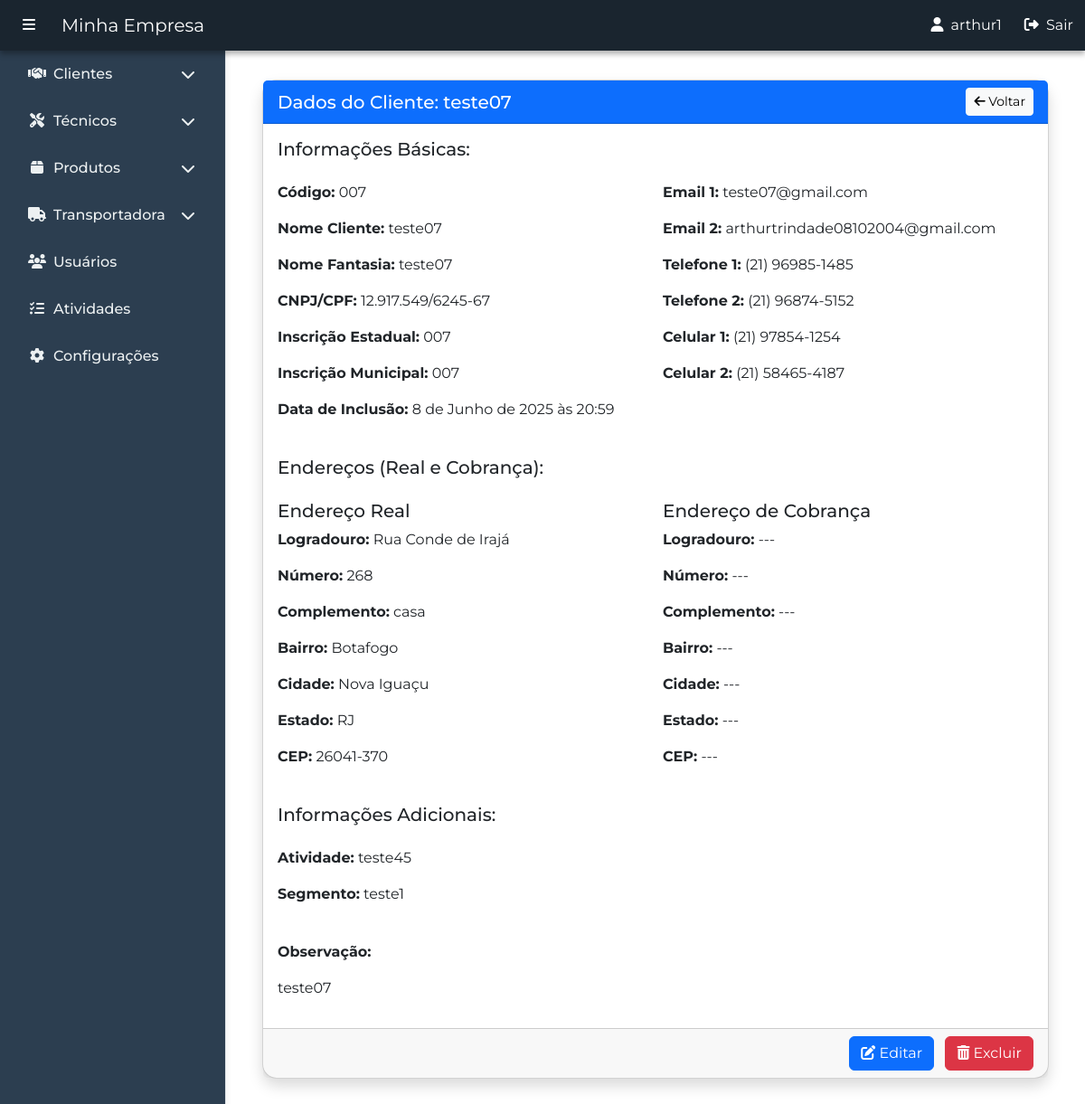
Before: /pt-br/clientes/clientes/ver/12/ (signed in) with the older database file.
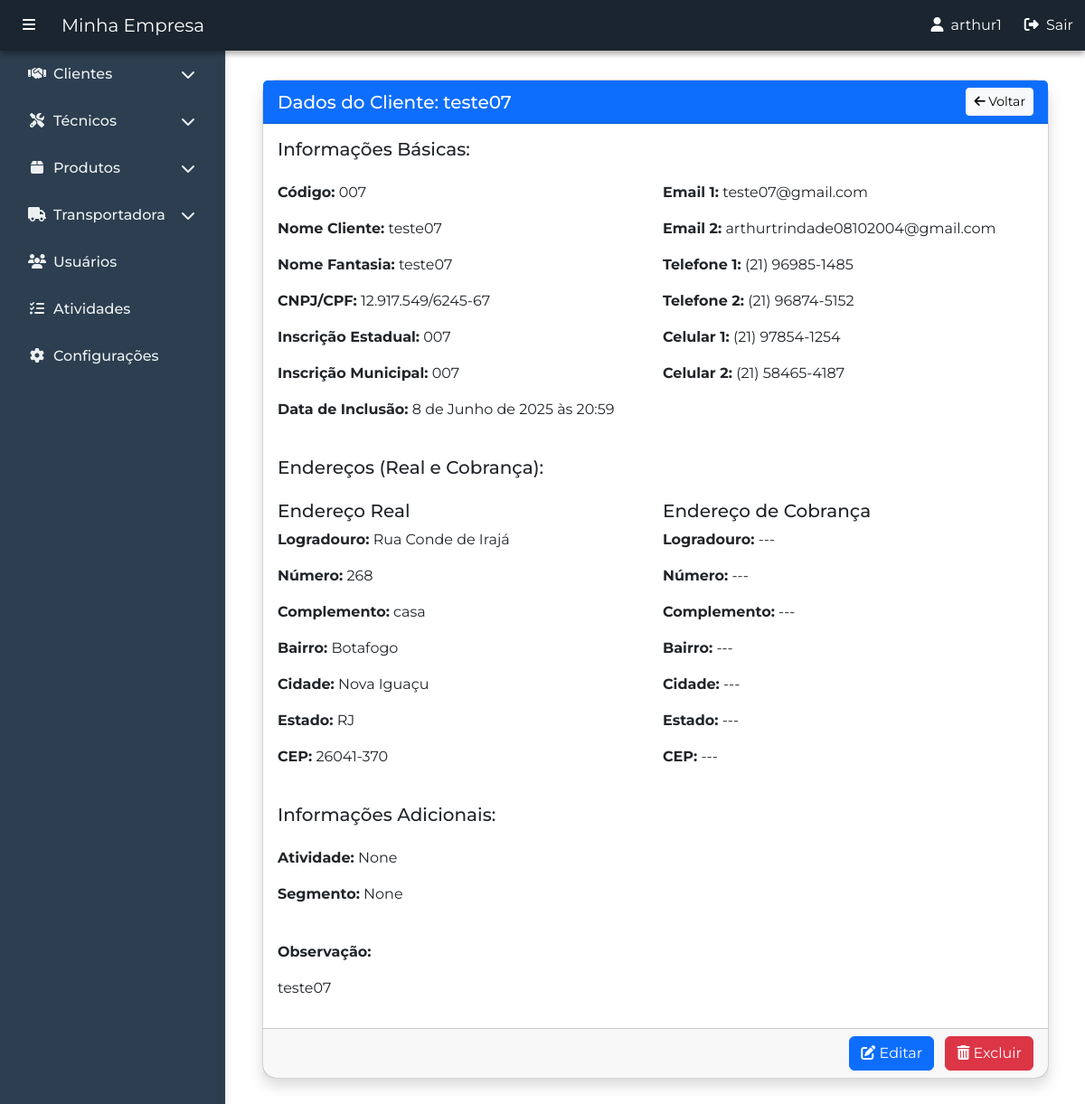
After: the same page with the newer database file.
### clientes/models.py (models this page shows, shortened)
class Cliente(models.Model):
    codigo = models.CharField(max_length=20, unique=True, blank=True, null=True)
    nome_cliente = models.CharField(max_length=100)
    nome_fantasia = models.CharField(max_length=100, blank=True)
    data_inclusao = models.DateTimeField()
    cnpj_cpf = models.CharField(max_length=18, unique=True)
    inscricao_estadual = models.CharField(max_length=50)
    inscricao_municipal = models.CharField(max_length=50)
    email1 = models.EmailField()
    email2 = models.EmailField(blank=True, null=True)
    telefone1 = models.CharField(max_length=20, blank=True)
    telefone2 = models.CharField(max_length=20, blank=True)
    celular1 = models.CharField(max_length=20, blank=True)
    celular2 = models.CharField(max_length=20, blank=True)
    atividade = models.ForeignKey(Atividade, on_delete=models.SET_NULL, blank=False, null=True)
    segmento = models.ForeignKey(Segmento, on_delete=models.SET_NULL, blank=False, null=True)
    observacao = models.TextField(blank=True, null=True)
    logradouro_real = models.CharField(max_length=100, blank=False)
    numero_real = models.CharField(max_length=10, blank=False)
    complemento_real = models.CharField(max_length=50, blank=True)
    bairro_real = models.CharField(max_length=50, blank=False)
    cidade_real = models.CharField(max_length=50, blank=False)
    estado_real = models.CharField(max_length=2, choices=ESTADOS, default='RJ', blank=False, null=False)
    cep_real = models.CharField(max_length=10, blank=False)
    logradouro_cobranca = models.CharField(max_length=100, blank=True)
    numero_cobranca = models.CharField(max_length=10, blank=True)
    complemento_cobranca = models.CharField(max_length=50, blank=True)
    bairro_cobranca = models.CharField(max_length=50, blank=True)
    cidade_cobranca = models.CharField(max_length=50, blank=True)
    estado_cobranca = models.CharField(max_length=2, choices=ESTADOS, blank=True, null=True)
    cep_cobranca = models.CharField(max_length=10, blank=True)

class Atividade(models.Model):
    nome = models.CharField(max_length=60)
    def __str__(self):
        return f"{self.nome}"

class Segmento(models.Model):
    nome = models.CharField(max_length=60)
    def __str__(self):
        return f"{self.nome}"

### clientes/views.py (the view)
# urls.py: path('clientes/ver/<int:cliente_id>/', views.ver_cliente, name='ver_cliente'),
@login_required
def ver_cliente(request, cliente_id):
    cliente = get_object_or_404(Cliente, id=cliente_id)
    return render(request, 'clientes/ver_cliente.html', {'cliente': cliente})

### clientes/templates/clientes/ver_cliente.html (shortened to what the changed rows need)
{% extends 'principal/base.html' %}
{% block content %}
<div class="container my-4">
    <div class="card shadow rounded-4">
        <div class="card-header bg-primary text-white d-flex justify-content-between align-items-center">
            <h5 class="mb-0">Dados do Cliente: {{ cliente.nome_cliente }}</h5>
            <a href="{% url 'clientes:listar_clientes' %}" class="btn btn-light btn-sm">
                <i class="fas fa-arrow-left"></i> Voltar
            </a>
        </div>
        <div class="card-body">
            <div class="row g-3 mb-4">
                <div class="col-md-6">
                    <p><strong>Código:</strong> {{ cliente.codigo }}</p>
                    <p><strong>Nome Cliente:</strong> {{ cliente.nome_cliente|default:"---" }}</p>
                    <p><strong>Nome Fantasia:</strong> {{ cliente.nome_fantasia|default:"---" }}</p>
                    <p><strong>CNPJ/CPF:</strong> {{ cliente.cnpj_cpf }}</p>
                    <p><strong>Inscrição Estadual:</strong> {{ cliente.inscricao_estadual|default:"---" }}</p>
                    <p><strong>Inscrição Municipal:</strong> {{ cliente.inscricao_municipal|default:"---" }}</p>
                    <p><strong>Data de Inclusão:</strong> {{ cliente.data_inclusao }}</p>
                </div>
                <div class="col-md-6">
                    <p><strong>Email 1:</strong> {{ cliente.email1 }}</p>
                    <p><strong>Email 2:</strong> {{ cliente.email2|default:"---" }}</p>
                    <p><strong>Telefone 1:</strong> {{ cliente.telefone1|default:"---" }}</p>
                    <p><strong>Telefone 2:</strong> {{ cliente.telefone2|default:"---" }}</p>
                    <p><strong>Celular 1:</strong> {{ cliente.celular1|default:"---" }}</p>
                    <p><strong>Celular 2:</strong> {{ cliente.celular2|default:"---" }}</p>
                </div>
            </div>
            <div class="row g-3 mb-4">
                <div class="col-md-6"><h5>Endereço Real</h5>
                    <p><strong>Logradouro:</strong> {{ cliente.logradouro_real }}</p>
                    <p><strong>Número:</strong> {{ cliente.numero_real }}</p>
                    <p><strong>Complemento:</strong> {{ cliente.complemento_real|default:"---" }}</p>
                    <p><strong>Bairro:</strong> {{ cliente.bairro_real }}</p>
                    <p><strong>Cidade:</strong> {{ cliente.cidade_real }}</p>
                    <p><strong>Estado:</strong> {{ cliente.estado_real }}</p>
                    <p><strong>CEP:</strong> {{ cliente.cep_real }}</p>
                </div>
                <div class="col-md-6"><h5>Endereço de Cobrança</h5>
                    <p><strong>Logradouro:</strong> {{ cliente.logradouro_cobranca|default:"---" }}</p>
                    <p><strong>Número:</strong> {{ cliente.numero_cobranca|default:"---" }}</p>
                    <p><strong>Complemento:</strong> {{ cliente.complemento_cobranca|default:"---" }}</p>
                    <p><strong>Bairro:</strong> {{ cliente.bairro_cobranca|default:"---" }}</p>
                    <p><strong>Cidade:</strong> {{ cliente.cidade_cobranca|default:"---" }}</p>
                    <p><strong>Estado:</strong> {{ cliente.estado_cobranca|default:"---" }}</p>
                    <p><strong>CEP:</strong> {{ cliente.cep_cobranca|default:"---" }}</p>
                </div>
            </div>
            <div class="row g-3 mb-4">
                <div class="col-md-6">
                    <p><strong>Atividade:</strong> {{ cliente.atividade }}</p>
                    <p><strong>Segmento:</strong> {{ cliente.segmento }}</p>
                </div>
            </div>
            <div class="row">
                <div class="col-md-12">
                    <p><strong>Observação:</strong></p>
                    <p>{{ cliente.observacao|default:"---" }}</p>
                </div>
            </div>
        </div>
    </div>
</div>
{% endblock %}

Changed rows visible on the page:
changed Cliente "teste07": atividade "teste45" → "None"; segmento "teste1" → "None"
